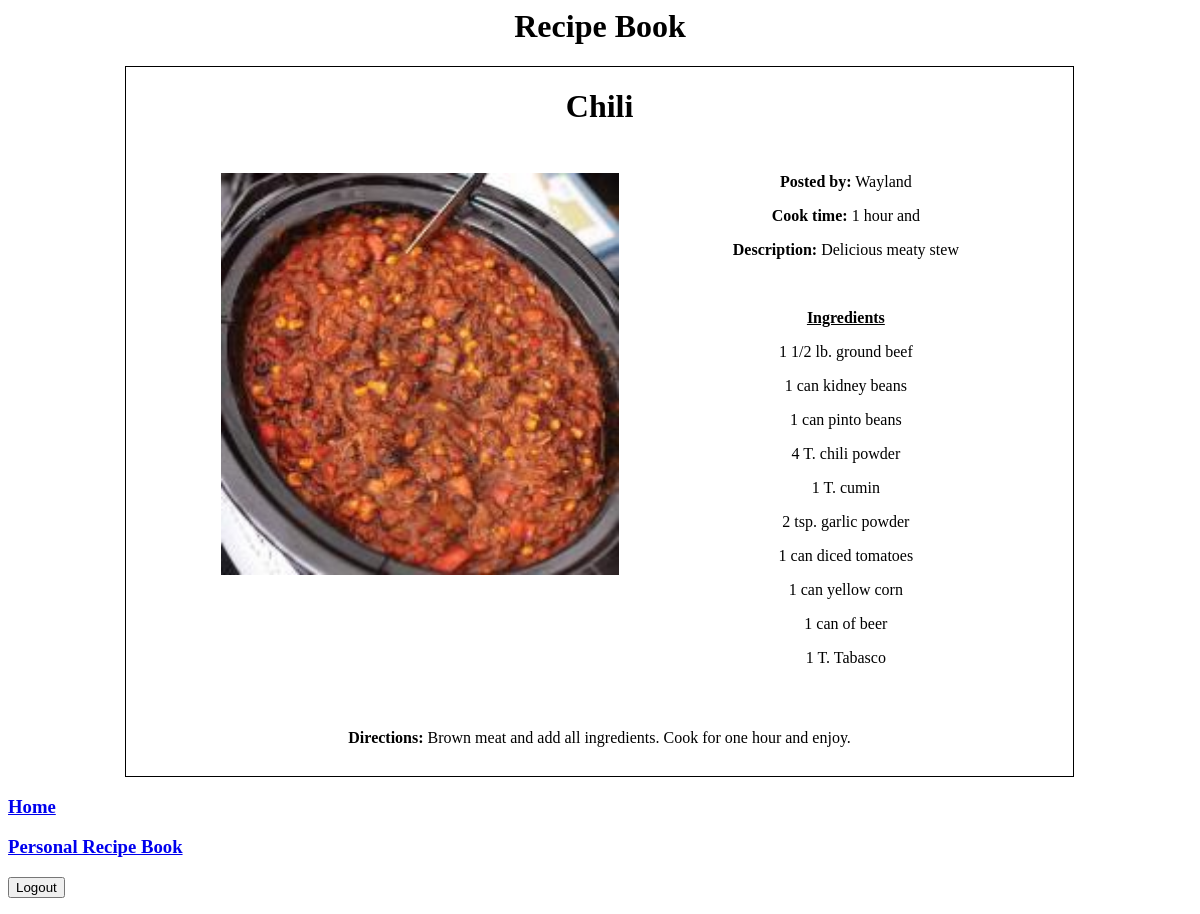
Page /view/single_recipe.php?recipeNo=3 on the earlier database version.
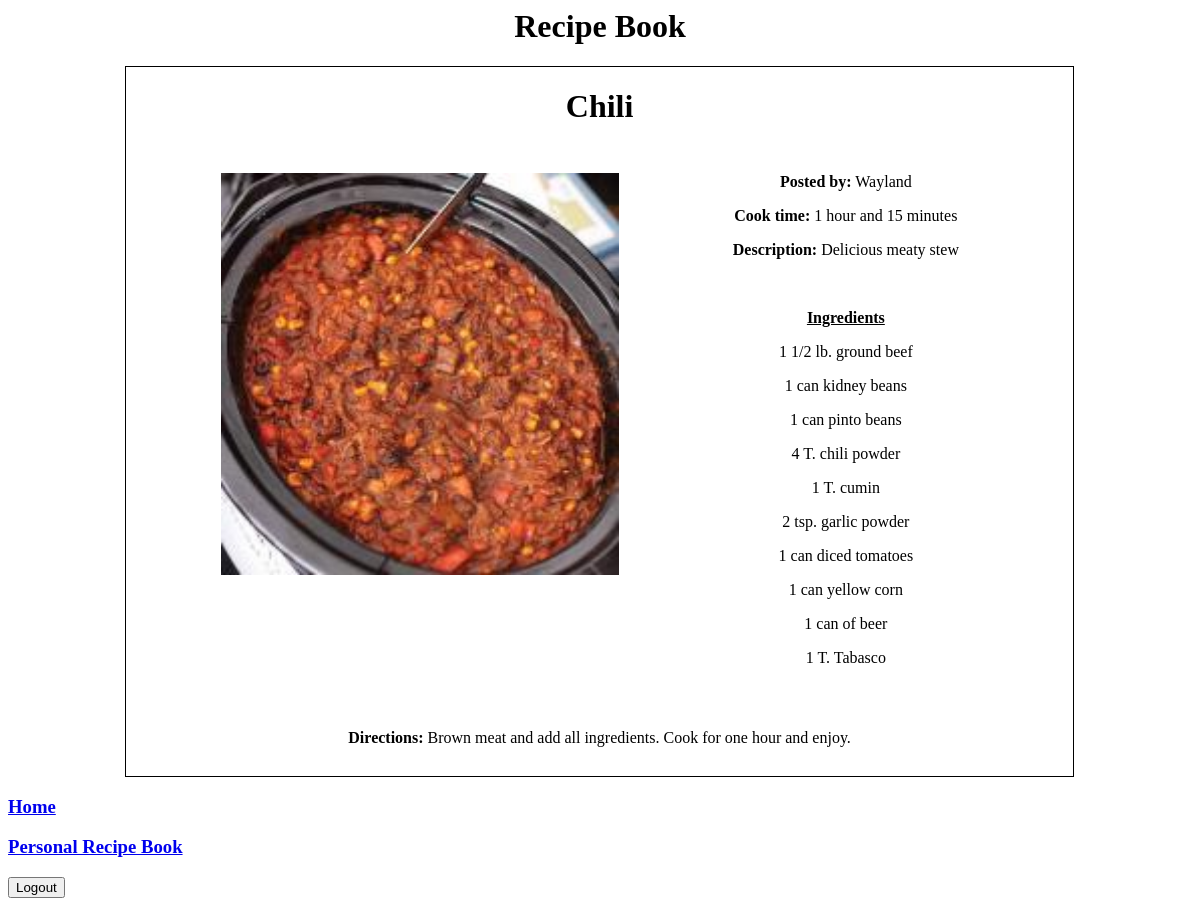
Same page on the later database version.
### tables this page shows
CREATE TABLE recipes (
  RecipeNo int(11) AUTO_INCREMENT PRIMARY KEY,
  RecipeName varchar(50) NOT NULL,
  RecipeDescription varchar(100) NOT NULL,
  RecipeSteps varchar(300) NOT NULL,
  RecipeCookTime varchar(30) NOT NULL,
  Ingredient1 varchar(30) NOT NULL,
  Ingredient2 varchar(30),
  Ingredient3 varchar(30),
  Ingredient4 varchar(30),
  Ingredient5 varchar(30),
  Ingredient6 varchar(30),
  Ingredient7 varchar(30),
  Ingredient8 varchar(30),
  Ingredient9 varchar(30),
  Ingredient10 varchar(30),
  IsPublic int(1) NOT NULL,
  ImgFile varchar(50),
  UserNo int(11) NOT NULL,
  FOREIGN KEY (UserNo) REFERENCES users(UserNo)
);

CREATE TABLE users (
  UserNo int(11) AUTO_INCREMENT PRIMARY KEY,
  Username varchar(20) NOT NULL,
  UserEmail varchar(50) NOT NULL,
  UserPassword varchar(50) NOT NULL
);

### model/recipe_db.php (called while the page is built, shortened)
<?php
require_once('database.php');
class RecipeDB {
    public static function getRecipe($recipeNo) {
        $db = new Database();
        $dbConn = $db->getDbConn();
        if ($dbConn) {
            $query = "SELECT *
                      FROM recipes
                      WHERE recipeNo = '$recipeNo'";
            $result = $dbConn->query($query);
            return $result->fetch_assoc();
        } else {
            return false;
        }
    }
}

### controller/recipe_controller.php (called while the page is built, shortened)
<?php
include_once('recipe.php');
include_once('../model/recipe_db.php');
class RecipeController
{
    private static function rowToRecipe($row)
    {
        $recipe = new Recipe(
            $row['RecipeNo'],
            $row['RecipeName'],
            $row['RecipeDescription'],
            $row['RecipeSteps'],
            $row['RecipeCookTime'],
            $row['Ingredient1'],
            $row['Ingredient2'],
            $row['Ingredient3'],
            $row['Ingredient4'],
            $row['Ingredient5'],
            $row['Ingredient6'],
            $row['Ingredient7'],
            $row['Ingredient8'],
            $row['Ingredient9'],
            $row['Ingredient10'],
            $row['IsPublic'],
            $row['ImgFile'],
            $row['UserNo']
        );
        $recipe->setRecipeNo($row['RecipeNo']);
        return $recipe;
    }
    public static function getRecipeByNo($recipeNo)
    {
        $queryRes = Model\RecipeDB::getRecipe($recipeNo);
        if ($queryRes) {
            return self::rowToRecipe($queryRes);
        } else {
            return false;
        }
    }
}

### model/database.php (called while the page is built, shortened)
<?php
class Database {
    private $host = 'recipebookecpi.c47mokqvnpkx.us-east-1.rds.amazonaws.com';
    private $dbname = 'recipeBook';
    private $username = 'recipebook';
    private $password = 'ecpi2021';
    function __construct() {
        $this->conn = mysqli_connect($this->host,
            $this->username, $this->password, $this->dbname);
    }
}

### controller/recipe.php (called while the page is built, shortened)
<?php
class Recipe {
    private $recipeName;
    private $recipeDescription;
    private $recipeSteps;
    private $recipeCookTime;
    private $ingredient1;
    private $ingredient2;
    private $ingredient3;
    private $ingredient4;
    private $ingredient5;
    private $ingredient6;
    private $ingredient7;
    private $ingredient8;
    private $ingredient9;
    private $ingredient10;
    private $imgFile;
    private $userNo;
    public function __construct($recipeNo, $recipeName, $recipeDescription, $recipeSteps, $recipeCookTime, $ingredient1, $ingredient2,
                                $ingredient3, $ingredient4, $ingredient5, $ingredient6, $ingredient7, $ingredient8, $ingredient9,
                                $ingredient10, $isPublic, $imgFile, $userNo ) {
        $this->recipeName = $recipeName;
        $this->recipeDescription = $recipeDescription;
        $this->recipeSteps = $recipeSteps;
        $this->recipeCookTime = $recipeCookTime;
        $this->ingredient1 = $ingredient1;
        $this->ingredient2 = $ingredient2;
        $this->ingredient3 = $ingredient3;
        $this->ingredient4 = $ingredient4;
        $this->ingredient5 = $ingredient5;
        $this->ingredient6 = $ingredient6;
        $this->ingredient7 = $ingredient7;
        $this->ingredient8 = $ingredient8;
        $this->ingredient9 = $ingredient9;
        $this->ingredient10 = $ingredient10;
        $this->imgFile = $imgFile;
        $this->userNo = $userNo;
    }
    public function getRecipeName() {
        return $this->recipeName;
    }
    public function getRecipeDescription() {
        return $this->recipeDescription;
    }
    public function getRecipeSteps() {
        return $this->recipeSteps;
    }
    public function getRecipeCookTime() {
        return $this->recipeCookTime;
    }
    public function getIngredient1() {
        return $this->ingredient1;
    }
    public function getIngredient2() {
        return $this->ingredient2;
    }
    public function getIngredient3() {
        return $this->ingredient3;
    }
    public function getIngredient4() {
        return $this->ingredient4;
    }
    public function getIngredient5() {
        return $this->ingredient5;
    }
    public function getIngredient6() {
        return $this->ingredient6;
    }
    public function getIngredient7() {
        return $this->ingredient7;
    }
    public function getIngredient8() {
        return $this->ingredient8;
    }
    public function getIngredient9() {
        return $this->ingredient9;
    }
    public function getIngredient10() {
        return $this->ingredient10;
    }
    public function getImgFile() {
        return $this->imgFile;
    }
    public function getUserNo() {
        return $this->userNo;
    }
}

### model/user_db.php (called while the page is built, shortened)
<?php
require_once('database.php');
class UsersDB {
    public static function getUser($userNo) {
        $db = new Database();
        $dbConn = $db->getDbConn();
        if ($dbConn) {
            $query = "SELECT *
                      FROM users
                      WHERE users.userNo = '$userNo'";
            $result = $dbConn->query($query);
            return $result->fetch_assoc();
        } else {
            return false;
        }
    }
}

### controller/user_controller.php (called while the page is built, shortened)
<?php
require_once('../model/user_db.php');
require_once('user.php');
require_once('recipe.php');
class UserController
{
    private static function rowToUser($row)
    {
        $user = new User($row['Username'],
                         $row['UserEmail'],
                         $row['UserPassword']
        );
        $user->setUserNo($row['UserNo']);
        return $user;
    }
    public static function getUserByNo($userNo)
    {
        $queryRes = Model\UsersDB::getUser($userNo);
        if ($queryRes) {
            return self::rowToUser($queryRes);
        } else {
            return false;
        }
    }
}

### controller/user.php (called while the page is built, shortened)
<?php
class User {
    private $username;
    public function __construct($username = null, $email, $password)
    {
        $this->username = $username;
    }
    public function getUsername() {
        return $this->username;
    }
}

### view/single_recipe.php (the view, shortened to what this page needs)
<?php
require_once('../controller/user_controller.php');
require_once('../controller/recipe_controller.php');
$recipe = new Controller\Recipe('', '', '', '', '', '', '', '', '', '', '', '', '', '', '', '', '', '');
if (isset($_GET['recipeNo'])) {
    $recipe = Controller\RecipeController::getRecipeByNo($_GET['recipeNo']);
}
?>
<html>
<head>
    <link rel="stylesheet" type="text/css" href="styles.css" />
</head>
<body>
    <h1 class="title">Recipe Book</h1>
    <div class="container">
        <h1 class="recipe_title"><?php echo $recipe->getRecipeName(); ?></h1>
        <img class="recipe_img" alt="<?php echo $recipe->getRecipeName(); ?>" src="../images/200/<?php echo $recipe->getImgFile() ? $recipe->getImgFile() : 'recipeCardDefault.jpg'; ?>" />
        <p><b>Posted by:</b> <?php echo Controller\UserController::getUserByNo($recipe->getUserNo())->getUsername(); ?></p>
        <p><b>Cook time:</b> <?php echo $recipe->getRecipeCookTime(); ?></p>
        <p><b>Description:</b> <?php echo $recipe->getRecipeDescription(); ?></p>
        <br>
        <span class="ingredient_list">
        <p><b><u>Ingredients</u></b></p>
        <p><?php echo $recipe->getIngredient1(); ?></p>
        <p><?php echo $recipe->getIngredient2(); ?></p>
        <p><?php echo $recipe->getIngredient3(); ?></p>
        <p><?php echo $recipe->getIngredient4(); ?></p>
        <p><?php echo $recipe->getIngredient5(); ?></p>
        <p><?php echo $recipe->getIngredient6(); ?></p>
        <p><?php echo $recipe->getIngredient7(); ?></p>
        <p><?php echo $recipe->getIngredient8(); ?></p>
        <p><?php echo $recipe->getIngredient9(); ?></p>
        <p><?php echo $recipe->getIngredient10(); ?></p>
        </span>
        <br>
        <p class="recipe_steps"><b>Directions:</b> <?php echo $recipe->getRecipeSteps(); ?></p>
    </div>
    <h3><a href="home.php">Home</a></h3>
    <h3><a href="personal_recipebook.php">Personal Recipe Book</a></h3>
    <form method='POST'>
        <input type="submit" value="Logout" name="logout">
    </form>
</body>
</html>

### view/styles.css (style rules this page uses)
.container { width: 80%; margin: 0 auto; border: 1px solid black; text-align: center; contain: content; }
.title { text-align: center; }
.recipe_title { margin-bottom: 5%; }
.recipe_img { float: left; margin-left: 10%; margin-bottom: 3%; height: auto; width: 42%; }
.recipe_steps { margin: 3% auto; }
.ingredient_list p { margin-left:52%; }

Differences in the rows shown:
changed recipes "Delicious meaty stew": RecipeCookTime "1 hour and" → "1 hour and 15 minutes"
